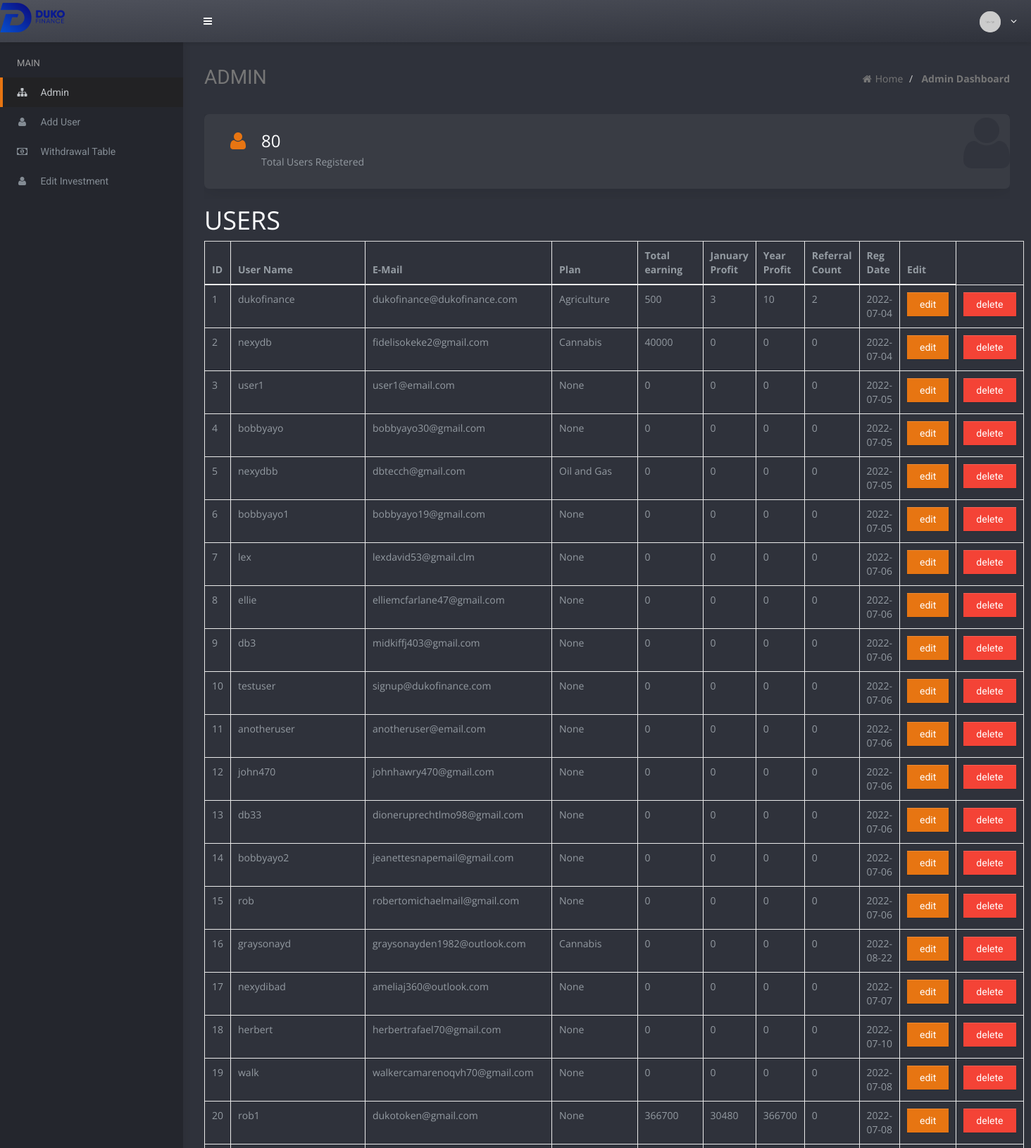
/admin/admin.php (upper part), run on the app's committed database.
### tables this page shows
CREATE TABLE `users` (
  `id` int(10) NOT NULL,
  `username` varchar(255) NOT NULL,
  `email` varchar(255) NOT NULL,
  `password` varchar(255) NOT NULL,
  `balance` int(11) NOT NULL DEFAULT 0,
  `plan` varchar(255) NOT NULL DEFAULT 'None',
  `month_profit` int(11) NOT NULL DEFAULT 0,
  `year_profit` int(11) NOT NULL DEFAULT 0,
  `country` varchar(255) NOT NULL,
  `isVerified` tinyint(1) NOT NULL DEFAULT 0,
  `referal_count` int(11) NOT NULL DEFAULT 0,
  `referred_id` int(11) NOT NULL DEFAULT 0,
  `walletType` varchar(255) DEFAULT NULL,
  `walletAddress` varchar(255) DEFAULT NULL,
  `joined_date` date NOT NULL DEFAULT current_timestamp()
);

### admin/user.php (the view)
<table class="table table-bordered table-hover">
    <h1 class="title">USERS</h1>
    <thead class="thead-dark">
        <tr>
            <th>ID</th>
            <th>User Name</th>
            <th>E-Mail</th>
            <th>Plan</th>
            <th>Total earning</th>
            <th><? echo date("F"); ?> Profit</th>
            <th>Year Profit</th>
            <th>Referral Count</th>
            <th>Reg Date</th>
            <th>Edit</th>
        </tr>
    </thead>
    <tbody id="tbody">
    <?php
    $query = "SELECT * FROM users";
    $select_user_details = mysqli_query($conn, $query);
    $count = 1;
    while ($row = mysqli_fetch_assoc($select_user_details)) {
        $user_id = $row['id'];
        $user_name = $row['username'];
        $user_email = $row['email'];
        $plan = $row['plan'];
        $user_balance = $row['balance'];
        $month_profit = $row['month_profit'];
        $year_profit = $row['year_profit'];
        $referal_count = $row['referal_count'];
        $reg_date = $row['joined_date'];
        echo "<tr>";
        echo "<td>{$count}</td>";
        echo "<td>{$user_name}</td>";
        echo "<td>{$user_email}</td>";
        echo "<td>{$plan}</td>";
        echo "<td>{$user_balance}</td>";
        echo "<td>{$month_profit}</td>";
        echo "<td>{$year_profit}</td>";
        echo "<td>{$referal_count}</td>";
        echo "<td>{$reg_date}</td>";
        echo "<td> <a  href='admin.php?source=edit_user&u_id={$user_id}' class = 'btn btn-primary'>edit</a></td>";
        echo "<td> <a href='delete_user.php?delete={$user_id}' class='btn btn-danger'>delete</a></td>";
        echo "</tr>";
        $count += 1;
    }
    ?>
    </tbody>
</table>

### data on the page
users: username "dukofinance", email "dukofinance@dukofinance.com", plan "Agriculture", balance "500", month_profit "3", year_profit "10", referal_count "2", joined_date "2022-07-04"
users: username "nexydb", email "fidelisokeke2@gmail.com", plan "Cannabis", balance "40000", month_profit "0", year_profit "0", referal_count "0", joined_date "2022-07-04"
users: username "user1", email "user1@email.com", plan "None", balance "0", month_profit "0", year_profit "0", referal_count "0", joined_date "2022-07-05"
users: username "bobbyayo", email "bobbyayo30@gmail.com", plan "None", balance "0", month_profit "0", year_profit "0", referal_count "0", joined_date "2022-07-05"
users: username "nexydbb", email "dbtecch@gmail.com", plan "Oil and Gas", balance "0", month_profit "0", year_profit "0", referal_count "0", joined_date "2022-07-05"
users: username "bobbyayo1", email "bobbyayo19@gmail.com", plan "None", balance "0", month_profit "0", year_profit "0", referal_count "0", joined_date "2022-07-05"
users: username "lex", email "lexdavid53@gmail.clm", plan "None", balance "0", month_profit "0", year_profit "0", referal_count "0", joined_date "2022-07-06"
users: username "ellie", email "elliemcfarlane47@gmail.com", plan "None", balance "0", month_profit "0", year_profit "0", referal_count "0", joined_date "2022-07-06"
users: username "db3", email "midkiffj403@gmail.com", plan "None", balance "0", month_profit "0", year_profit "0", referal_count "0", joined_date "2022-07-06"
users: username "testuser", email "signup@dukofinance.com", plan "None", balance "0", month_profit "0", year_profit "0", referal_count "0", joined_date "2022-07-06"
users: username "anotheruser", email "anotheruser@email.com", plan "None", balance "0", month_profit "0", year_profit "0", referal_count "0", joined_date "2022-07-06"
users: username "john470", email "johnhawry470@gmail.com", plan "None", balance "0", month_profit "0", year_profit "0", referal_count "0", joined_date "2022-07-06"
users: username "db33", email "dioneruprechtlmo98@gmail.com", plan "None", balance "0", month_profit "0", year_profit "0", referal_count "0", joined_date "2022-07-06"
users: username "bobbyayo2", email "jeanettesnapemail@gmail.com", plan "None", balance "0", month_profit "0", year_profit "0", referal_count "0", joined_date "2022-07-06"
users: username "rob", email "robertomichaelmail@gmail.com", plan "None", balance "0", month_profit "0", year_profit "0", referal_count "0", joined_date "2022-07-06"
users: username "graysonayd", email "graysonayden1982@outlook.com", plan "Cannabis", balance "0", month_profit "0", year_profit "0", referal_count "0", joined_date "2022-08-22"
users: username "nexydibad", email "ameliaj360@outlook.com", plan "None", balance "0", month_profit "0", year_profit "0", referal_count "0", joined_date "2022-07-07"
users: username "herbert", email "herbertrafael70@gmail.com", plan "None", balance "0", month_profit "0", year_profit "0", referal_count "0", joined_date "2022-07-10"
users: username "walk", email "walkercamarenoqvh70@gmail.com", plan "None", balance "0", month_profit "0", year_profit "0", referal_count "0", joined_date "2022-07-08"
users: username "rob1", email "dukotoken@gmail.com", plan "None", balance "366700", month_profit "30480", year_profit "366700", referal_count "0", joined_date "2022-07-08"

### other printed values
$display_users "80"
